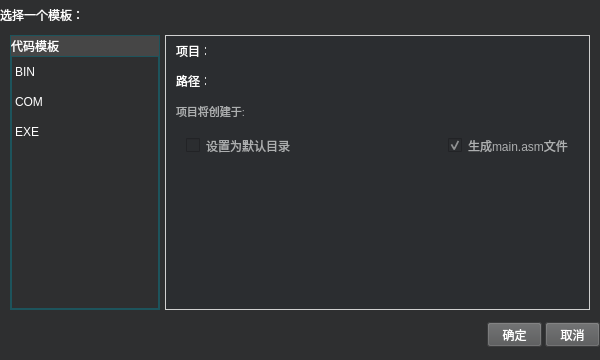
<?xml version="1.0" encoding="UTF-8"?>
<ui version="4.0">
 <class>newwidget</class>
 <widget class="QWidget" name="newwidget">
  <property name="geometry">
   <rect>
    <x>0</x>
    <y>0</y>
    <width>600</width>
    <height>360</height>
   </rect>
  </property>
  <property name="minimumSize">
   <size>
    <width>600</width>
    <height>360</height>
   </size>
  </property>
  <property name="maximumSize">
   <size>
    <width>600</width>
    <height>360</height>
   </size>
  </property>
  <property name="windowTitle">
   <string>Form</string>
  </property>
  <property name="styleSheet">
   <string notr="true">background-color: rgb(46, 47, 48);
color: rgb(255, 255, 255);color: rgb(255, 255, 255);</string>
  </property>
  <layout class="QVBoxLayout" name="verticalLayout">
   <property name="spacing">
    <number>0</number>
   </property>
   <property name="leftMargin">
    <number>0</number>
   </property>
   <property name="topMargin">
    <number>0</number>
   </property>
   <property name="rightMargin">
    <number>0</number>
   </property>
   <property name="bottomMargin">
    <number>0</number>
   </property>
   <item>
    <widget class="QWidget" name="main_widget" native="true">
     <layout class="QVBoxLayout" name="verticalLayout_3">
      <property name="spacing">
       <number>0</number>
      </property>
      <property name="leftMargin">
       <number>0</number>
      </property>
      <property name="topMargin">
       <number>0</number>
      </property>
      <property name="rightMargin">
       <number>0</number>
      </property>
      <property name="bottomMargin">
       <number>10</number>
      </property>
      <item>
       <widget class="QWidget" name="widget" native="true">
        <property name="minimumSize">
         <size>
          <width>0</width>
          <height>25</height>
         </size>
        </property>
        <property name="maximumSize">
         <size>
          <width>16777215</width>
          <height>25</height>
         </size>
        </property>
        <property name="styleSheet">
         <string notr="true">background-color: rgb(46, 47, 48);</string>
        </property>
        <layout class="QHBoxLayout" name="horizontalLayout_7">
         <property name="spacing">
          <number>0</number>
         </property>
         <property name="leftMargin">
          <number>0</number>
         </property>
         <property name="topMargin">
          <number>5</number>
         </property>
         <property name="rightMargin">
          <number>0</number>
         </property>
         <property name="bottomMargin">
          <number>0</number>
         </property>
         <item>
          <widget class="QLabel" name="label_2">
           <property name="text">
            <string>选择一个模板：</string>
           </property>
          </widget>
         </item>
        </layout>
       </widget>
      </item>
      <item>
       <widget class="QWidget" name="new_widget" native="true">
        <property name="styleSheet">
         <string notr="true"/>
        </property>
        <layout class="QHBoxLayout" name="horizontalLayout">
         <property name="spacing">
          <number>5</number>
         </property>
         <property name="leftMargin">
          <number>10</number>
         </property>
         <property name="topMargin">
          <number>10</number>
         </property>
         <property name="rightMargin">
          <number>10</number>
         </property>
         <property name="bottomMargin">
          <number>10</number>
         </property>
         <item>
          <widget class="QWidget" name="select_widget" native="true">
           <property name="minimumSize">
            <size>
             <width>150</width>
             <height>0</height>
            </size>
           </property>
           <property name="maximumSize">
            <size>
             <width>150</width>
             <height>16777215</height>
            </size>
           </property>
           <property name="styleSheet">
            <string notr="true">border: 1px solid rgb(29, 84, 92);
</string>
           </property>
           <layout class="QVBoxLayout" name="verticalLayout_2">
            <property name="spacing">
             <number>0</number>
            </property>
            <property name="leftMargin">
             <number>1</number>
            </property>
            <property name="topMargin">
             <number>1</number>
            </property>
            <property name="rightMargin">
             <number>1</number>
            </property>
            <property name="bottomMargin">
             <number>1</number>
            </property>
            <item>
             <widget class="QLabel" name="show_label">
              <property name="minimumSize">
               <size>
                <width>0</width>
                <height>20</height>
               </size>
              </property>
              <property name="maximumSize">
               <size>
                <width>16777215</width>
                <height>20</height>
               </size>
              </property>
              <property name="styleSheet">
               <string notr="true">background-color: rgb(70, 70, 70);
border: none
</string>
              </property>
              <property name="text">
               <string>代码模板</string>
              </property>
             </widget>
            </item>
            <item>
             <widget class="QTableWidget" name="tableWidget">
              <property name="showGrid">
               <bool>false</bool>
              </property>
              <attribute name="horizontalHeaderVisible">
               <bool>false</bool>
              </attribute>
              <attribute name="horizontalHeaderStretchLastSection">
               <bool>true</bool>
              </attribute>
              <attribute name="verticalHeaderVisible">
               <bool>false</bool>
              </attribute>
              <attribute name="verticalHeaderCascadingSectionResizes">
               <bool>false</bool>
              </attribute>
              <row>
               <property name="text">
                <string>BIN</string>
               </property>
              </row>
              <row>
               <property name="text">
                <string>COM</string>
               </property>
              </row>
              <row>
               <property name="text">
                <string>EXE</string>
               </property>
              </row>
              <column/>
              <item row="0" column="0">
               <property name="text">
                <string>BIN</string>
               </property>
               <property name="flags">
                <set>ItemIsSelectable|ItemIsDragEnabled|ItemIsDropEnabled|ItemIsUserCheckable|ItemIsEnabled</set>
               </property>
              </item>
              <item row="1" column="0">
               <property name="text">
                <string>COM</string>
               </property>
              </item>
              <item row="2" column="0">
               <property name="text">
                <string>EXE</string>
               </property>
              </item>
             </widget>
            </item>
           </layout>
          </widget>
         </item>
         <item>
          <widget class="QWidget" name="set_widget" native="true">
           <property name="minimumSize">
            <size>
             <width>0</width>
             <height>0</height>
            </size>
           </property>
           <property name="maximumSize">
            <size>
             <width>16777215</width>
             <height>16777215</height>
            </size>
           </property>
           <property name="styleSheet">
            <string notr="true">border: 1px solid rgb(208, 208, 208);
background-color: rgb(43, 45, 48);</string>
           </property>
           <layout class="QVBoxLayout" name="verticalLayout_4">
            <property name="spacing">
             <number>0</number>
            </property>
            <property name="leftMargin">
             <number>1</number>
            </property>
            <property name="topMargin">
             <number>1</number>
            </property>
            <property name="rightMargin">
             <number>1</number>
            </property>
            <property name="bottomMargin">
             <number>1</number>
            </property>
            <item>
             <widget class="QWidget" name="file_eidt" native="true">
              <property name="maximumSize">
               <size>
                <width>16777215</width>
                <height>60</height>
               </size>
              </property>
              <layout class="QVBoxLayout" name="verticalLayout_5">
               <property name="spacing">
                <number>0</number>
               </property>
               <property name="leftMargin">
                <number>0</number>
               </property>
               <property name="topMargin">
                <number>0</number>
               </property>
               <property name="rightMargin">
                <number>0</number>
               </property>
               <property name="bottomMargin">
                <number>0</number>
               </property>
               <item>
                <widget class="QWidget" name="project_name_edit" native="true">
                 <property name="minimumSize">
                  <size>
                   <width>0</width>
                   <height>30</height>
                  </size>
                 </property>
                 <property name="maximumSize">
                  <size>
                   <width>16777215</width>
                   <height>30</height>
                  </size>
                 </property>
                 <property name="styleSheet">
                  <string notr="true">border:none
</string>
                 </property>
                 <layout class="QHBoxLayout" name="horizontalLayout_3">
                  <property name="spacing">
                   <number>2</number>
                  </property>
                  <property name="leftMargin">
                   <number>10</number>
                  </property>
                  <property name="topMargin">
                   <number>2</number>
                  </property>
                  <property name="rightMargin">
                   <number>10</number>
                  </property>
                  <property name="bottomMargin">
                   <number>2</number>
                  </property>
                  <item>
                   <widget class="QLabel" name="project_label">
                    <property name="minimumSize">
                     <size>
                      <width>30</width>
                      <height>0</height>
                     </size>
                    </property>
                    <property name="maximumSize">
                     <size>
                      <width>30</width>
                      <height>16777215</height>
                     </size>
                    </property>
                    <property name="styleSheet">
                     <string notr="true">border:none
</string>
                    </property>
                    <property name="text">
                     <string>项目：</string>
                    </property>
                   </widget>
                  </item>
                  <item>
                   <widget class="QWidget" name="project_widget" native="true">
                    <property name="styleSheet">
                     <string notr="true"/>
                    </property>
                    <layout class="QHBoxLayout" name="horizontalLayout_5">
                     <property name="spacing">
                      <number>0</number>
                     </property>
                     <property name="leftMargin">
                      <number>3</number>
                     </property>
                     <property name="topMargin">
                      <number>2</number>
                     </property>
                     <property name="rightMargin">
                      <number>3</number>
                     </property>
                     <property name="bottomMargin">
                      <number>2</number>
                     </property>
                    </layout>
                   </widget>
                  </item>
                 </layout>
                </widget>
               </item>
               <item>
                <widget class="QWidget" name="path_edit" native="true">
                 <property name="minimumSize">
                  <size>
                   <width>0</width>
                   <height>30</height>
                  </size>
                 </property>
                 <property name="maximumSize">
                  <size>
                   <width>16777215</width>
                   <height>30</height>
                  </size>
                 </property>
                 <property name="styleSheet">
                  <string notr="true">border:none
</string>
                 </property>
                 <layout class="QHBoxLayout" name="horizontalLayout_4">
                  <property name="spacing">
                   <number>2</number>
                  </property>
                  <property name="leftMargin">
                   <number>10</number>
                  </property>
                  <property name="topMargin">
                   <number>2</number>
                  </property>
                  <property name="rightMargin">
                   <number>10</number>
                  </property>
                  <property name="bottomMargin">
                   <number>2</number>
                  </property>
                  <item>
                   <widget class="QLabel" name="path_label">
                    <property name="minimumSize">
                     <size>
                      <width>30</width>
                      <height>0</height>
                     </size>
                    </property>
                    <property name="maximumSize">
                     <size>
                      <width>30</width>
                      <height>16777215</height>
                     </size>
                    </property>
                    <property name="styleSheet">
                     <string notr="true">border:none
</string>
                    </property>
                    <property name="text">
                     <string>路径：</string>
                    </property>
                   </widget>
                  </item>
                  <item>
                   <widget class="QWidget" name="path_widget" native="true">
                    <property name="styleSheet">
                     <string notr="true"/>
                    </property>
                    <layout class="QHBoxLayout" name="horizontalLayout_6">
                     <property name="spacing">
                      <number>0</number>
                     </property>
                     <property name="leftMargin">
                      <number>3</number>
                     </property>
                     <property name="topMargin">
                      <number>2</number>
                     </property>
                     <property name="rightMargin">
                      <number>3</number>
                     </property>
                     <property name="bottomMargin">
                      <number>2</number>
                     </property>
                     <item>
                      <widget class="QWidget" name="widget_3" native="true">
                       <layout class="QHBoxLayout" name="horizontalLayout_8">
                        <property name="spacing">
                         <number>0</number>
                        </property>
                        <property name="leftMargin">
                         <number>0</number>
                        </property>
                        <property name="topMargin">
                         <number>0</number>
                        </property>
                        <property name="rightMargin">
                         <number>0</number>
                        </property>
                        <property name="bottomMargin">
                         <number>0</number>
                        </property>
                       </layout>
                      </widget>
                     </item>
                     <item>
                      <widget class="QToolButton" name="pathbutton">
                       <property name="minimumSize">
                        <size>
                         <width>22</width>
                         <height>22</height>
                        </size>
                       </property>
                       <property name="maximumSize">
                        <size>
                         <width>22</width>
                         <height>22</height>
                        </size>
                       </property>
                       <property name="cursor">
                        <cursorShape>PointingHandCursor</cursorShape>
                       </property>
                       <property name="styleSheet">
                        <string notr="true">QToolButton::hover{
	background-color: rgb(57, 59, 64);
}

QToolButton {
	border:none;
}
</string>
                       </property>
                       <property name="text">
                        <string/>
                       </property>
                      </widget>
                     </item>
                    </layout>
                   </widget>
                  </item>
                 </layout>
                </widget>
               </item>
              </layout>
             </widget>
            </item>
            <item>
             <widget class="QWidget" name="widget_5" native="true">
              <property name="minimumSize">
               <size>
                <width>0</width>
                <height>30</height>
               </size>
              </property>
              <property name="maximumSize">
               <size>
                <width>16777215</width>
                <height>30</height>
               </size>
              </property>
              <property name="styleSheet">
               <string notr="true">border:none;</string>
              </property>
              <layout class="QVBoxLayout" name="verticalLayout_6">
               <property name="spacing">
                <number>0</number>
               </property>
               <property name="leftMargin">
                <number>10</number>
               </property>
               <property name="topMargin">
                <number>0</number>
               </property>
               <property name="rightMargin">
                <number>0</number>
               </property>
               <property name="bottomMargin">
                <number>0</number>
               </property>
               <item>
                <widget class="QLabel" name="addressPrevLabel">
                 <property name="sizePolicy">
                  <sizepolicy hsizetype="Preferred" vsizetype="Preferred">
                   <horstretch>0</horstretch>
                   <verstretch>0</verstretch>
                  </sizepolicy>
                 </property>
                 <property name="minimumSize">
                  <size>
                   <width>0</width>
                   <height>30</height>
                  </size>
                 </property>
                 <property name="maximumSize">
                  <size>
                   <width>16777215</width>
                   <height>30</height>
                  </size>
                 </property>
                 <property name="font">
                  <font>
                   <pointsize>8</pointsize>
                  </font>
                 </property>
                 <property name="contextMenuPolicy">
                  <enum>Qt::NoContextMenu</enum>
                 </property>
                 <property name="autoFillBackground">
                  <bool>false</bool>
                 </property>
                 <property name="styleSheet">
                  <string notr="true">border:none;
color: rgb(173, 175, 176);</string>
                 </property>
                 <property name="text">
                  <string>项目将创建于:</string>
                 </property>
                </widget>
               </item>
              </layout>
             </widget>
            </item>
            <item>
             <widget class="QWidget" name="widget_6" native="true">
              <property name="sizePolicy">
               <sizepolicy hsizetype="Preferred" vsizetype="Fixed">
                <horstretch>0</horstretch>
                <verstretch>0</verstretch>
               </sizepolicy>
              </property>
              <property name="minimumSize">
               <size>
                <width>0</width>
                <height>0</height>
               </size>
              </property>
              <property name="maximumSize">
               <size>
                <width>16777215</width>
                <height>40</height>
               </size>
              </property>
              <property name="styleSheet">
               <string notr="true">border:none;
</string>
              </property>
              <layout class="QHBoxLayout" name="horizontalLayout_9">
               <property name="leftMargin">
                <number>20</number>
               </property>
               <property name="rightMargin">
                <number>20</number>
               </property>
               <item>
                <widget class="QCheckBox" name="checkBox_2">
                 <property name="styleSheet">
                  <string notr="true">border:none;
color: rgb(173, 175, 176);</string>
                 </property>
                 <property name="text">
                  <string>设置为默认目录</string>
                 </property>
                </widget>
               </item>
               <item>
                <widget class="QCheckBox" name="checkBox">
                 <property name="sizePolicy">
                  <sizepolicy hsizetype="Fixed" vsizetype="Fixed">
                   <horstretch>0</horstretch>
                   <verstretch>0</verstretch>
                  </sizepolicy>
                 </property>
                 <property name="layoutDirection">
                  <enum>Qt::LeftToRight</enum>
                 </property>
                 <property name="styleSheet">
                  <string notr="true">border:none;
color: rgb(173, 175, 176);</string>
                 </property>
                 <property name="text">
                  <string>生成main.asm文件</string>
                 </property>
                 <property name="checked">
                  <bool>true</bool>
                 </property>
                </widget>
               </item>
              </layout>
             </widget>
            </item>
            <item>
             <widget class="QWidget" name="widget_4" native="true">
              <property name="styleSheet">
               <string notr="true">border:none</string>
              </property>
             </widget>
            </item>
           </layout>
          </widget>
         </item>
        </layout>
       </widget>
      </item>
      <item>
       <widget class="QWidget" name="widget_2" native="true">
        <property name="minimumSize">
         <size>
          <width>0</width>
          <height>30</height>
         </size>
        </property>
        <property name="maximumSize">
         <size>
          <width>16777215</width>
          <height>30</height>
         </size>
        </property>
        <property name="styleSheet">
         <string notr="true"/>
        </property>
        <layout class="QHBoxLayout" name="horizontalLayout_2">
         <property name="spacing">
          <number>3</number>
         </property>
         <property name="leftMargin">
          <number>0</number>
         </property>
         <property name="topMargin">
          <number>2</number>
         </property>
         <property name="rightMargin">
          <number>0</number>
         </property>
         <property name="bottomMargin">
          <number>3</number>
         </property>
         <item>
          <widget class="QLabel" name="label">
           <property name="text">
            <string/>
           </property>
          </widget>
         </item>
         <item>
          <widget class="QToolButton" name="select_button">
           <property name="minimumSize">
            <size>
             <width>55</width>
             <height>25</height>
            </size>
           </property>
           <property name="maximumSize">
            <size>
             <width>55</width>
             <height>25</height>
            </size>
           </property>
           <property name="styleSheet">
            <string notr="true">background-color: rgb(83, 84, 85);</string>
           </property>
           <property name="text">
            <string>确定</string>
           </property>
          </widget>
         </item>
         <item>
          <widget class="QToolButton" name="cancel_button">
           <property name="minimumSize">
            <size>
             <width>55</width>
             <height>5</height>
            </size>
           </property>
           <property name="maximumSize">
            <size>
             <width>55</width>
             <height>25</height>
            </size>
           </property>
           <property name="styleSheet">
            <string notr="true">background-color: rgb(83, 84, 85);</string>
           </property>
           <property name="text">
            <string>取消</string>
           </property>
          </widget>
         </item>
        </layout>
       </widget>
      </item>
     </layout>
    </widget>
   </item>
  </layout>
 </widget>
 <resources/>
 <connections/>
</ui>
